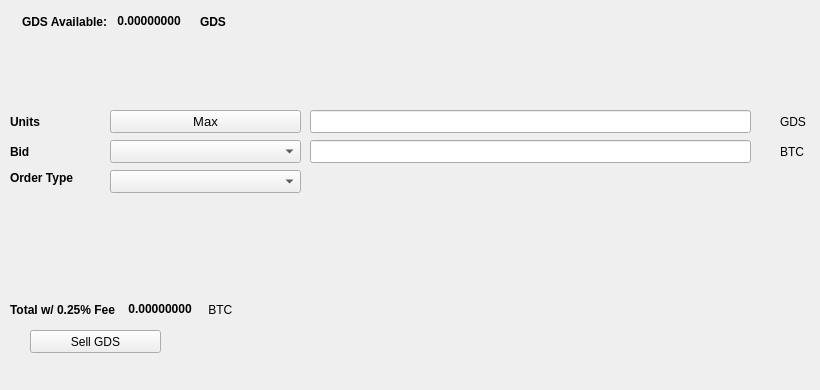
   <widget class="QWidget" name="SellTab">
    <attribute name="title">
     <string>Sell</string>
    </attribute>
    <widget class="QLabel" name="label_16">
     <property name="geometry">
      <rect>
       <x>780</x>
       <y>140</y>
       <width>31</width>
       <height>23</height>
      </rect>
     </property>
     <property name="text">
      <string>BTC</string>
     </property>
    </widget>
    <widget class="QComboBox" name="SellBidcomboBox">
     <property name="geometry">
      <rect>
       <x>110</x>
       <y>140</y>
       <width>191</width>
       <height>23</height>
      </rect>
     </property>
     <property name="font">
      <font>
       <pointsize>10</pointsize>
      </font>
     </property>
    </widget>
    <widget class="QLabel" name="label_18">
     <property name="geometry">
      <rect>
       <x>10</x>
       <y>110</y>
       <width>46</width>
       <height>23</height>
      </rect>
     </property>
     <property name="font">
      <font>
       <weight>75</weight>
       <bold>true</bold>
      </font>
     </property>
     <property name="text">
      <string>Units</string>
     </property>
    </widget>
    <widget class="QPushButton" name="Sell_Max_Amount">
     <property name="geometry">
      <rect>
       <x>110</x>
       <y>110</y>
       <width>191</width>
       <height>23</height>
      </rect>
     </property>
     <property name="font">
      <font>
       <pointsize>10</pointsize>
      </font>
     </property>
     <property name="text">
      <string>Max</string>
     </property>
    </widget>
    <widget class="QLabel" name="label_20">
     <property name="geometry">
      <rect>
       <x>10</x>
       <y>170</y>
       <width>91</width>
       <height>16</height>
      </rect>
     </property>
     <property name="font">
      <font>
       <weight>75</weight>
       <bold>true</bold>
      </font>
     </property>
     <property name="text">
      <string>Order Type</string>
     </property>
    </widget>
    <widget class="QComboBox" name="SellOrdertypeCombo">
     <property name="geometry">
      <rect>
       <x>110</x>
       <y>170</y>
       <width>191</width>
       <height>23</height>
      </rect>
     </property>
     <property name="font">
      <font>
       <pointsize>10</pointsize>
      </font>
     </property>
    </widget>
    <widget class="QLabel" name="label_21">
     <property name="geometry">
      <rect>
       <x>10</x>
       <y>140</y>
       <width>46</width>
       <height>23</height>
      </rect>
     </property>
     <property name="font">
      <font>
       <weight>75</weight>
       <bold>true</bold>
      </font>
     </property>
     <property name="text">
      <string>Bid</string>
     </property>
    </widget>
    <widget class="QLabel" name="label_22">
     <property name="geometry">
      <rect>
       <x>780</x>
       <y>110</y>
       <width>31</width>
       <height>23</height>
      </rect>
     </property>
     <property name="text">
      <string>GDS</string>
     </property>
    </widget>
    <widget class="QLineEdit" name="UnitsInputGDS">
     <property name="geometry">
      <rect>
       <x>310</x>
       <y>110</y>
       <width>441</width>
       <height>23</height>
      </rect>
     </property>
     <property name="font">
      <font>
       <pointsize>9</pointsize>
       <weight>75</weight>
       <bold>true</bold>
      </font>
     </property>
    </widget>
    <widget class="QLineEdit" name="SellBidPriceEdit">
     <property name="geometry">
      <rect>
       <x>310</x>
       <y>140</y>
       <width>441</width>
       <height>23</height>
      </rect>
     </property>
     <property name="font">
      <font>
       <pointsize>9</pointsize>
       <weight>75</weight>
       <bold>true</bold>
      </font>
     </property>
    </widget>
    <widget class="QPushButton" name="SellGDSBTN">
     <property name="geometry">
      <rect>
       <x>30</x>
       <y>330</y>
       <width>131</width>
       <height>23</height>
      </rect>
     </property>
     <property name="text">
      <string>Sell GDS</string>
     </property>
     <property name="icon">
      <iconset resource="../goods">
       <normaloff>:/icons/bitcoin</normaloff>:/icons/bitcoin</iconset>
     </property>
    </widget>
    <widget class="QWidget" name="layoutWidget3">
     <property name="geometry">
      <rect>
       <x>22</x>
       <y>12</y>
       <width>258</width>
       <height>19</height>
      </rect>
     </property>
     <layout class="QHBoxLayout" name="horizontalLayout">
      <item>
       <widget class="QLabel" name="label232_2">
        <property name="font">
         <font>
          <weight>75</weight>
          <bold>true</bold>
         </font>
        </property>
        <property name="text">
         <string>GDS Available:</string>
        </property>
       </widget>
      </item>
      <item>
       <widget class="QLabel" name="GDSAvailableLabel">
        <property name="palette">
         <palette>
          <active>
           <colorrole role="WindowText">
            <brush brushstyle="SolidPattern">
             <color alpha="255">
              <red>0</red>
              <green>0</green>
              <blue>0</blue>
             </color>
            </brush>
           </colorrole>
           <colorrole role="Button">
            <brush brushstyle="SolidPattern">
             <color alpha="255">
              <red>0</red>
              <green>170</green>
              <blue>0</blue>
             </color>
            </brush>
           </colorrole>
           <colorrole role="Light">
            <brush brushstyle="SolidPattern">
             <color alpha="255">
              <red>0</red>
              <green>255</green>
              <blue>0</blue>
             </color>
            </brush>
           </colorrole>
           <colorrole role="Midlight">
            <brush brushstyle="SolidPattern">
             <color alpha="255">
              <red>0</red>
              <green>212</green>
              <blue>0</blue>
             </color>
            </brush>
           </colorrole>
           <colorrole role="Dark">
            <brush brushstyle="SolidPattern">
             <color alpha="255">
              <red>0</red>
              <green>85</green>
              <blue>0</blue>
             </color>
            </brush>
           </colorrole>
           <colorrole role="Mid">
            <brush brushstyle="SolidPattern">
             <color alpha="255">
              <red>0</red>
              <green>113</green>
              <blue>0</blue>
             </color>
            </brush>
           </colorrole>
           <colorrole role="Text">
            <brush brushstyle="SolidPattern">
             <color alpha="255">
              <red>0</red>
              <green>170</green>
              <blue>0</blue>
             </color>
            </brush>
           </colorrole>
           <colorrole role="BrightText">
            <brush brushstyle="SolidPattern">
             <color alpha="255">
              <red>255</red>
              <green>255</green>
              <blue>255</blue>
             </color>
            </brush>
           </colorrole>
           <colorrole role="ButtonText">
            <brush brushstyle="SolidPattern">
             <color alpha="255">
              <red>0</red>
              <green>0</green>
              <blue>0</blue>
             </color>
            </brush>
           </colorrole>
           <colorrole role="Base">
            <brush brushstyle="SolidPattern">
             <color alpha="255">
              <red>255</red>
              <green>255</green>
              <blue>255</blue>
             </color>
            </brush>
           </colorrole>
           <colorrole role="Window">
            <brush brushstyle="SolidPattern">
             <color alpha="255">
              <red>0</red>
              <green>170</green>
              <blue>0</blue>
             </color>
            </brush>
           </colorrole>
           <colorrole role="Shadow">
            <brush brushstyle="SolidPattern">
             <color alpha="255">
              <red>0</red>
              <green>0</green>
              <blue>0</blue>
             </color>
            </brush>
           </colorrole>
           <colorrole role="AlternateBase">
            <brush brushstyle="SolidPattern">
             <color alpha="255">
              <red>127</red>
              <green>212</green>
              <blue>127</blue>
             </color>
            </brush>
           </colorrole>
           <colorrole role="ToolTipBase">
            <brush brushstyle="SolidPattern">
             <color alpha="255">
              <red>255</red>
              <green>255</green>
              <blue>220</blue>
             </color>
            </brush>
           </colorrole>
           <colorrole role="ToolTipText">
            <brush brushstyle="SolidPattern">
             <color alpha="255">
              <red>0</red>
              <green>0</green>
              <blue>0</blue>
             </color>
            </brush>
           </colorrole>
          </active>
          <inactive>
           <colorrole role="WindowText">
            <brush brushstyle="SolidPattern">
             <color alpha="255">
              <red>0</red>
              <green>0</green>
              <blue>0</blue>
             </color>
            </brush>
           </colorrole>
           <colorrole role="Button">
            <brush brushstyle="SolidPattern">
             <color alpha="255">
              <red>0</red>
              <green>170</green>
              <blue>0</blue>
             </color>
            </brush>
           </colorrole>
           <colorrole role="Light">
            <brush brushstyle="SolidPattern">
             <color alpha="255">
              <red>0</red>
              <green>255</green>
              <blue>0</blue>
             </color>
            </brush>
           </colorrole>
           <colorrole role="Midlight">
            <brush brushstyle="SolidPattern">
             <color alpha="255">
              <red>0</red>
              <green>212</green>
              <blue>0</blue>
             </color>
            </brush>
           </colorrole>
           <colorrole role="Dark">
            <brush brushstyle="SolidPattern">
             <color alpha="255">
              <red>0</red>
              <green>85</green>
              <blue>0</blue>
             </color>
            </brush>
           </colorrole>
           <colorrole role="Mid">
            <brush brushstyle="SolidPattern">
             <color alpha="255">
              <red>0</red>
              <green>113</green>
              <blue>0</blue>
             </color>
            </brush>
           </colorrole>
           <colorrole role="Text">
            <brush brushstyle="SolidPattern">
             <color alpha="255">
              <red>0</red>
              <green>170</green>
              <blue>0</blue>
             </color>
            </brush>
           </colorrole>
           <colorrole role="BrightText">
            <brush brushstyle="SolidPattern">
             <color alpha="255">
              <red>255</red>
              <green>255</green>
              <blue>255</blue>
             </color>
            </brush>
           </colorrole>
           <colorrole role="ButtonText">
            <brush brushstyle="SolidPattern">
             <color alpha="255">
              <red>0</red>
              <green>0</green>
              <blue>0</blue>
             </color>
            </brush>
           </colorrole>
           <colorrole role="Base">
            <brush brushstyle="SolidPattern">
             <color alpha="255">
              <red>255</red>
              <green>255</green>
              <blue>255</blue>
             </color>
            </brush>
           </colorrole>
           <colorrole role="Window">
            <brush brushstyle="SolidPattern">
             <color alpha="255">
              <red>0</red>
              <green>170</green>
              <blue>0</blue>
             </color>
            </brush>
           </colorrole>
           <colorrole role="Shadow">
            <brush brushstyle="SolidPattern">
             <color alpha="255">
              <red>0</red>
              <green>0</green>
              <blue>0</blue>
             </color>
            </brush>
           </colorrole>
           <colorrole role="AlternateBase">
            <brush brushstyle="SolidPattern">
             <color alpha="255">
              <red>127</red>
              <green>212</green>
              <blue>127</blue>
             </color>
            </brush>
           </colorrole>
           <colorrole role="ToolTipBase">
            <brush brushstyle="SolidPattern">
             <color alpha="255">
              <red>255</red>
              <green>255</green>
              <blue>220</blue>
             </color>
            </brush>
           </colorrole>
           <colorrole role="ToolTipText">
            <brush brushstyle="SolidPattern">
             <color alpha="255">
              <red>0</red>
              <green>0</green>
              <blue>0</blue>
             </color>
            </brush>
           </colorrole>
          </inactive>
          <disabled>
           <colorrole role="WindowText">
            <brush brushstyle="SolidPattern">
             <color alpha="255">
              <red>0</red>
              <green>85</green>
              <blue>0</blue>
             </color>
            </brush>
           </colorrole>
           <colorrole role="Button">
            <brush brushstyle="SolidPattern">
             <color alpha="255">
              <red>0</red>
              <green>170</green>
              <blue>0</blue>
             </color>
            </brush>
           </colorrole>
           <colorrole role="Light">
            <brush brushstyle="SolidPattern">
             <color alpha="255">
              <red>0</red>
              <green>255</green>
              <blue>0</blue>
             </color>
            </brush>
           </colorrole>
           <colorrole role="Midlight">
            <brush brushstyle="SolidPattern">
             <color alpha="255">
              <red>0</red>
              <green>212</green>
              <blue>0</blue>
             </color>
            </brush>
           </colorrole>
           <colorrole role="Dark">
            <brush brushstyle="SolidPattern">
             <color alpha="255">
              <red>0</red>
              <green>85</green>
              <blue>0</blue>
             </color>
            </brush>
           </colorrole>
           <colorrole role="Mid">
            <brush brushstyle="SolidPattern">
             <color alpha="255">
              <red>0</red>
              <green>113</green>
              <blue>0</blue>
             </color>
            </brush>
           </colorrole>
           <colorrole role="Text">
            <brush brushstyle="SolidPattern">
             <color alpha="255">
              <red>0</red>
              <green>85</green>
              <blue>0</blue>
             </color>
            </brush>
           </colorrole>
           <colorrole role="BrightText">
            <brush brushstyle="SolidPattern">
             <color alpha="255">
              <red>255</red>
              <green>255</green>
              <blue>255</blue>
             </color>
            </brush>
           </colorrole>
           <colorrole role="ButtonText">
            <brush brushstyle="SolidPattern">
             <color alpha="255">
              <red>0</red>
              <green>85</green>
              <blue>0</blue>
             </color>
            </brush>
           </colorrole>
           <colorrole role="Base">
            <brush brushstyle="SolidPattern">
             <color alpha="255">
              <red>0</red>
              <green>170</green>
              <blue>0</blue>
             </color>
            </brush>
           </colorrole>
           <colorrole role="Window">
            <brush brushstyle="SolidPattern">
             <color alpha="255">
              <red>0</red>
              <green>170</green>
              <blue>0</blue>
             </color>
            </brush>
           </colorrole>
           <colorrole role="Shadow">
            <brush brushstyle="SolidPattern">
             <color alpha="255">
              <red>0</red>
              <green>0</green>
              <blue>0</blue>
             </color>
            </brush>
           </colorrole>
           <colorrole role="AlternateBase">
            <brush brushstyle="SolidPattern">
             <color alpha="255">
              <red>0</red>
              <green>170</green>
              <blue>0</blue>
             </color>
            </brush>
           </colorrole>
           <colorrole role="ToolTipBase">
            <brush brushstyle="SolidPattern">
             <color alpha="255">
              <red>255</red>
              <green>255</green>
              <blue>220</blue>
             </color>
            </brush>
           </colorrole>
           <colorrole role="ToolTipText">
            <brush brushstyle="SolidPattern">
             <color alpha="255">
              <red>0</red>
              <green>0</green>
              <blue>0</blue>
             </color>
            </brush>
           </colorrole>
          </disabled>
         </palette>
        </property>
        <property name="font">
         <font>
          <weight>75</weight>
          <bold>true</bold>
         </font>
        </property>
        <property name="text">
         <string> 0.00000000 </string>
        </property>
        <property name="textInteractionFlags">
         <set>Qt::LinksAccessibleByMouse|Qt::TextSelectableByKeyboard|Qt::TextSelectableByMouse</set>
        </property>
       </widget>
      </item>
      <item>
       <widget class="QLabel" name="labelGDS">
        <property name="font">
         <font>
          <weight>75</weight>
          <bold>true</bold>
         </font>
        </property>
        <property name="text">
         <string>GDS</string>
        </property>
       </widget>
      </item>
     </layout>
    </widget>
    <widget class="QWidget" name="layoutWidget">
     <property name="geometry">
      <rect>
       <x>10</x>
       <y>300</y>
       <width>268</width>
       <height>19</height>
      </rect>
     </property>
     <layout class="QHBoxLayout" name="horizontalLayout_2">
      <item>
       <widget class="QLabel" name="label_19">
        <property name="font">
         <font>
          <weight>75</weight>
          <bold>true</bold>
         </font>
        </property>
        <property name="text">
         <string>Total w/ 0.25% Fee </string>
        </property>
       </widget>
      </item>
      <item>
       <widget class="QLabel" name="SellCostLabel">
        <property name="palette">
         <palette>
          <active>
           <colorrole role="WindowText">
            <brush brushstyle="SolidPattern">
             <color alpha="255">
              <red>0</red>
              <green>0</green>
              <blue>0</blue>
             </color>
            </brush>
           </colorrole>
           <colorrole role="Button">
            <brush brushstyle="SolidPattern">
             <color alpha="255">
              <red>0</red>
              <green>170</green>
              <blue>0</blue>
             </color>
            </brush>
           </colorrole>
           <colorrole role="Light">
            <brush brushstyle="SolidPattern">
             <color alpha="255">
              <red>0</red>
              <green>255</green>
              <blue>0</blue>
             </color>
            </brush>
           </colorrole>
           <colorrole role="Midlight">
            <brush brushstyle="SolidPattern">
             <color alpha="255">
              <red>0</red>
              <green>212</green>
              <blue>0</blue>
             </color>
            </brush>
           </colorrole>
           <colorrole role="Dark">
            <brush brushstyle="SolidPattern">
             <color alpha="255">
              <red>0</red>
              <green>85</green>
              <blue>0</blue>
             </color>
            </brush>
           </colorrole>
           <colorrole role="Mid">
            <brush brushstyle="SolidPattern">
             <color alpha="255">
              <red>0</red>
              <green>113</green>
              <blue>0</blue>
             </color>
            </brush>
           </colorrole>
           <colorrole role="Text">
            <brush brushstyle="SolidPattern">
             <color alpha="255">
              <red>0</red>
              <green>170</green>
              <blue>0</blue>
             </color>
            </brush>
           </colorrole>
           <colorrole role="BrightText">
            <brush brushstyle="SolidPattern">
             <color alpha="255">
              <red>255</red>
              <green>255</green>
              <blue>255</blue>
             </color>
            </brush>
           </colorrole>
           <colorrole role="ButtonText">
            <brush brushstyle="SolidPattern">
             <color alpha="255">
              <red>0</red>
              <green>0</green>
              <blue>0</blue>
             </color>
            </brush>
           </colorrole>
           <colorrole role="Base">
            <brush brushstyle="SolidPattern">
             <color alpha="255">
              <red>255</red>
              <green>255</green>
              <blue>255</blue>
             </color>
            </brush>
           </colorrole>
           <colorrole role="Window">
            <brush brushstyle="SolidPattern">
             <color alpha="255">
              <red>0</red>
              <green>170</green>
              <blue>0</blue>
             </color>
            </brush>
           </colorrole>
           <colorrole role="Shadow">
            <brush brushstyle="SolidPattern">
             <color alpha="255">
              <red>0</red>
              <green>0</green>
              <blue>0</blue>
             </color>
            </brush>
           </colorrole>
           <colorrole role="AlternateBase">
            <brush brushstyle="SolidPattern">
             <color alpha="255">
              <red>127</red>
              <green>212</green>
              <blue>127</blue>
             </color>
            </brush>
           </colorrole>
           <colorrole role="ToolTipBase">
            <brush brushstyle="SolidPattern">
             <color alpha="255">
              <red>255</red>
              <green>255</green>
              <blue>220</blue>
             </color>
            </brush>
           </colorrole>
           <colorrole role="ToolTipText">
            <brush brushstyle="SolidPattern">
             <color alpha="255">
              <red>0</red>
              <green>0</green>
              <blue>0</blue>
             </color>
            </brush>
           </colorrole>
          </active>
          <inactive>
           <colorrole role="WindowText">
            <brush brushstyle="SolidPattern">
             <color alpha="255">
              <red>0</red>
              <green>0</green>
              <blue>0</blue>
             </color>
            </brush>
           </colorrole>
           <colorrole role="Button">
            <brush brushstyle="SolidPattern">
             <color alpha="255">
              <red>0</red>
              <green>170</green>
              <blue>0</blue>
             </color>
            </brush>
           </colorrole>
           <colorrole role="Light">
            <brush brushstyle="SolidPattern">
             <color alpha="255">
              <red>0</red>
              <green>255</green>
              <blue>0</blue>
             </color>
            </brush>
           </colorrole>
           <colorrole role="Midlight">
            <brush brushstyle="SolidPattern">
             <color alpha="255">
              <red>0</red>
              <green>212</green>
              <blue>0</blue>
             </color>
            </brush>
           </colorrole>
           <colorrole role="Dark">
            <brush brushstyle="SolidPattern">
             <color alpha="255">
              <red>0</red>
              <green>85</green>
              <blue>0</blue>
             </color>
            </brush>
           </colorrole>
           <colorrole role="Mid">
            <brush brushstyle="SolidPattern">
             <color alpha="255">
              <red>0</red>
              <green>113</green>
              <blue>0</blue>
             </color>
            </brush>
           </colorrole>
           <colorrole role="Text">
            <brush brushstyle="SolidPattern">
             <color alpha="255">
              <red>0</red>
              <green>170</green>
              <blue>0</blue>
             </color>
            </brush>
           </colorrole>
           <colorrole role="BrightText">
            <brush brushstyle="SolidPattern">
             <color alpha="255">
              <red>255</red>
              <green>255</green>
              <blue>255</blue>
             </color>
            </brush>
           </colorrole>
           <colorrole role="ButtonText">
            <brush brushstyle="SolidPattern">
             <color alpha="255">
              <red>0</red>
              <green>0</green>
              <blue>0</blue>
             </color>
            </brush>
           </colorrole>
           <colorrole role="Base">
            <brush brushstyle="SolidPattern">
             <color alpha="255">
              <red>255</red>
              <green>255</green>
              <blue>255</blue>
             </color>
            </brush>
           </colorrole>
           <colorrole role="Window">
            <brush brushstyle="SolidPattern">
             <color alpha="255">
              <red>0</red>
              <green>170</green>
              <blue>0</blue>
             </color>
            </brush>
           </colorrole>
           <colorrole role="Shadow">
            <brush brushstyle="SolidPattern">
             <color alpha="255">
              <red>0</red>
              <green>0</green>
              <blue>0</blue>
             </color>
            </brush>
           </colorrole>
           <colorrole role="AlternateBase">
            <brush brushstyle="SolidPattern">
             <color alpha="255">
              <red>127</red>
              <green>212</green>
              <blue>127</blue>
             </color>
            </brush>
           </colorrole>
           <colorrole role="ToolTipBase">
            <brush brushstyle="SolidPattern">
             <color alpha="255">
              <red>255</red>
              <green>255</green>
              <blue>220</blue>
             </color>
            </brush>
           </colorrole>
           <colorrole role="ToolTipText">
            <brush brushstyle="SolidPattern">
             <color alpha="255">
              <red>0</red>
              <green>0</green>
              <blue>0</blue>
             </color>
            </brush>
           </colorrole>
          </inactive>
          <disabled>
           <colorrole role="WindowText">
            <brush brushstyle="SolidPattern">
             <color alpha="255">
              <red>0</red>
              <green>85</green>
              <blue>0</blue>
             </color>
            </brush>
           </colorrole>
           <colorrole role="Button">
            <brush brushstyle="SolidPattern">
             <color alpha="255">
              <red>0</red>
              <green>170</green>
              <blue>0</blue>
             </color>
            </brush>
           </colorrole>
           <colorrole role="Light">
            <brush brushstyle="SolidPattern">
             <color alpha="255">
              <red>0</red>
              <green>255</green>
              <blue>0</blue>
             </color>
            </brush>
           </colorrole>
           <colorrole role="Midlight">
            <brush brushstyle="SolidPattern">
             <color alpha="255">
              <red>0</red>
              <green>212</green>
              <blue>0</blue>
             </color>
            </brush>
           </colorrole>
           <colorrole role="Dark">
            <brush brushstyle="SolidPattern">
             <color alpha="255">
              <red>0</red>
              <green>85</green>
              <blue>0</blue>
             </color>
            </brush>
           </colorrole>
           <colorrole role="Mid">
            <brush brushstyle="SolidPattern">
             <color alpha="255">
              <red>0</red>
              <green>113</green>
              <blue>0</blue>
             </color>
            </brush>
           </colorrole>
           <colorrole role="Text">
            <brush brushstyle="SolidPattern">
             <color alpha="255">
              <red>0</red>
              <green>85</green>
              <blue>0</blue>
             </color>
            </brush>
           </colorrole>
           <colorrole role="BrightText">
            <brush brushstyle="SolidPattern">
             <color alpha="255">
              <red>255</red>
              <green>255</green>
              <blue>255</blue>
             </color>
            </brush>
           </colorrole>
           <colorrole role="ButtonText">
            <brush brushstyle="SolidPattern">
             <color alpha="255">
              <red>0</red>
              <green>85</green>
              <blue>0</blue>
             </color>
            </brush>
           </colorrole>
           <colorrole role="Base">
            <brush brushstyle="SolidPattern">
             <color alpha="255">
              <red>0</red>
              <green>170</green>
              <blue>0</blue>
             </color>
            </brush>
           </colorrole>
           <colorrole role="Window">
            <brush brushstyle="SolidPattern">
             <color alpha="255">
              <red>0</red>
              <green>170</green>
              <blue>0</blue>
             </color>
            </brush>
           </colorrole>
           <colorrole role="Shadow">
            <brush brushstyle="SolidPattern">
             <color alpha="255">
              <red>0</red>
              <green>0</green>
              <blue>0</blue>
             </color>
            </brush>
           </colorrole>
           <colorrole role="AlternateBase">
            <brush brushstyle="SolidPattern">
             <color alpha="255">
              <red>0</red>
              <green>170</green>
              <blue>0</blue>
             </color>
            </brush>
           </colorrole>
           <colorrole role="ToolTipBase">
            <brush brushstyle="SolidPattern">
             <color alpha="255">
              <red>255</red>
              <green>255</green>
              <blue>220</blue>
             </color>
            </brush>
           </colorrole>
           <colorrole role="ToolTipText">
            <brush brushstyle="SolidPattern">
             <color alpha="255">
              <red>0</red>
              <green>0</green>
              <blue>0</blue>
             </color>
            </brush>
           </colorrole>
          </disabled>
         </palette>
        </property>
        <property name="font">
         <font>
          <weight>75</weight>
          <bold>true</bold>
         </font>
        </property>
        <property name="autoFillBackground">
         <bool>false</bool>
        </property>
        <property name="text">
         <string> 0.00000000</string>
        </property>
        <property name="textInteractionFlags">
         <set>Qt::LinksAccessibleByMouse|Qt::TextSelectableByMouse</set>
        </property>
       </widget>
      </item>
      <item>
       <widget class="QLabel" name="label_17">
        <property name="font">
         <font>
          <weight>50</weight>
          <bold>false</bold>
         </font>
        </property>
        <property name="text">
         <string> BTC</string>
        </property>
       </widget>
      </item>
     </layout>
    </widget>
    <widget class="QLabel" name="label_23">
     <property name="geometry">
      <rect>
       <x>460</x>
       <y>300</y>
       <width>281</width>
       <height>81</height>
      </rect>
     </property>
     <property name="text">
      <string/>
     </property>
     <property name="pixmap">
      <pixmap>:/images/bittrex</pixmap>
     </property>
    </widget>
   </widget>
